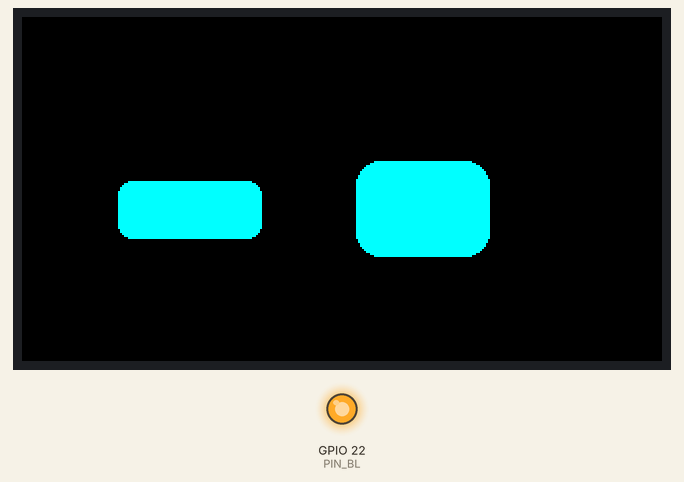
This sketch was run on a simulated ESP32. Shown: 320×172 colour display, output pins drawn as LEDs (lit = HIGH). Random numbers use the default seed unless the sketch sets one; what the sketch prints to the serial monitor is not drawn.

Above: at 8.74 s.
At 30.55 s:
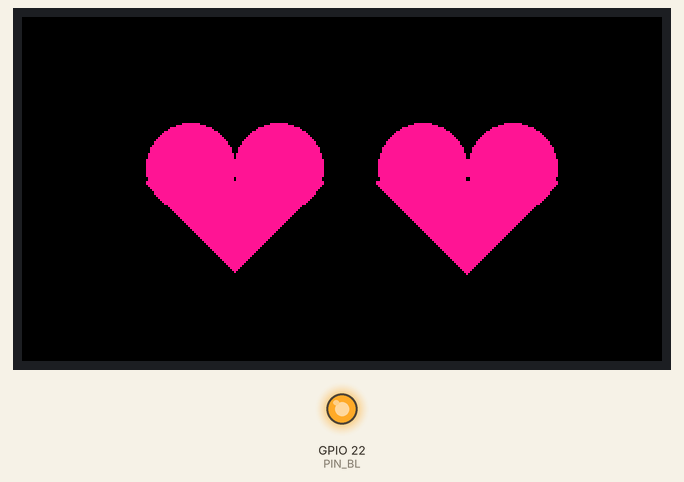
At 33.22 s:
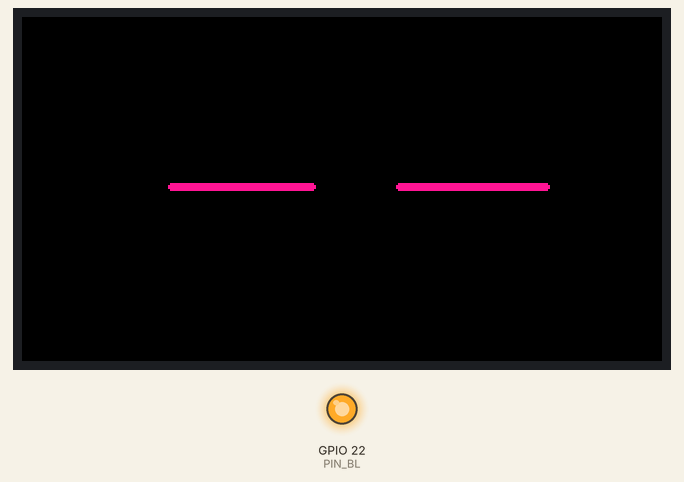
At 34.02 s:
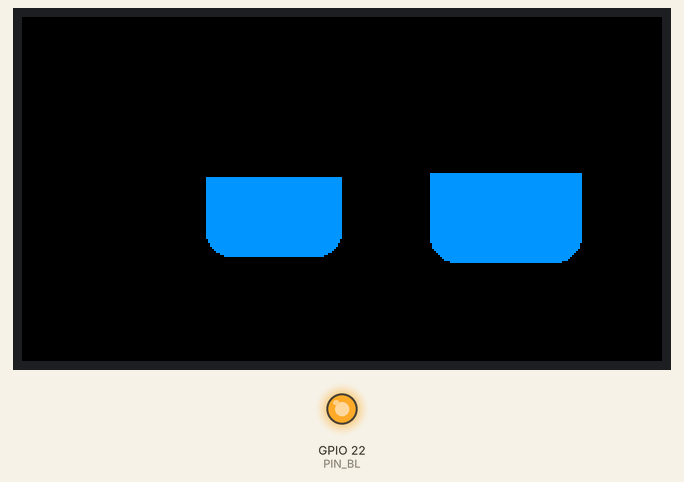
At 36.04 s:
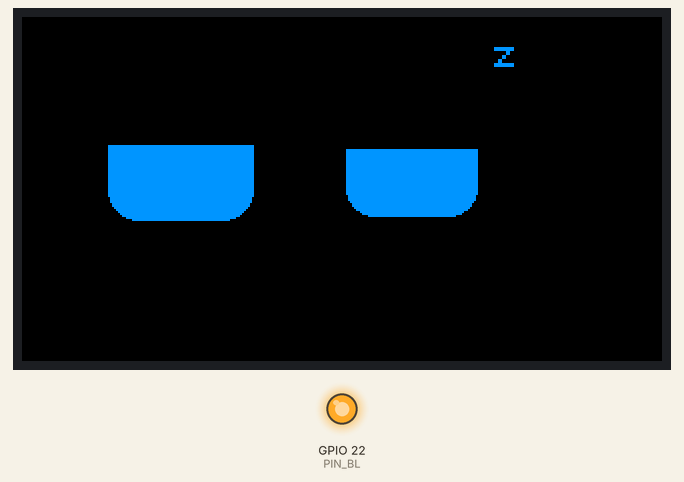
At 38.65 s:
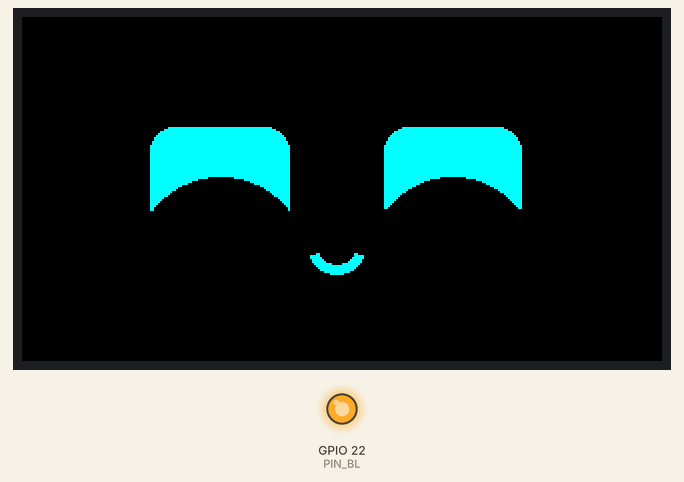

The sketch:

EmoFace.ino
```cpp
// EMO-style animated robot face
// Board: Waveshare ESP32-C6-LCD-1.47 (ST7789, 172x320, used in landscape 320x172)

#include <Arduino_GFX_Library.h>

// ---- Board pins ----
#define PIN_MOSI 6
#define PIN_SCLK 7
#define PIN_CS   14
#define PIN_DC   15
#define PIN_RST  21
#define PIN_BL   22

#define SCREEN_W 320
#define SCREEN_H 172

Arduino_DataBus *bus = new Arduino_ESP32SPI(PIN_DC, PIN_CS, PIN_SCLK, PIN_MOSI, GFX_NOT_DEFINED);
// rotation 1 = landscape; panel is 172x320 with a 34px column offset
Arduino_GFX *panel = new Arduino_ST7789(bus, PIN_RST, 1, true, 172, 320, 34, 0, 34, 0);
Arduino_Canvas *gfx = new Arduino_Canvas(SCREEN_W, SCREEN_H, panel);

#define BLACK 0x0000
uint16_t eyeColor = 0x07FF; // cyan

// ---- Moods ----
enum Mood { NORMAL, HAPPY, ANGRY, SAD, TIRED, SURPRISED, LOVE, SUSPICIOUS, MOOD_COUNT };

struct Eye {
  float x, y, w, h;          // current (center, size)
  float tx, ty, tw, th;      // target
};

Eye L, R;
Mood mood = NORMAL;
float lookX = 0, lookY = 0;          // current gaze
float tLookX = 0, tLookY = 0;        // target gaze
float blink = 1.0f;                  // 1 = open, 0 = closed
float lid = 0;                       // eyelid overlay amount (0..1) for current mood
float tLid = 0;

unsigned long nextBlink = 0, nextLook = 0, nextMood = 0;
int blinkPhase = 0;                  // 0 none, 1 closing, 2 opening
float bounce = 0;                    // for happy bounce
unsigned long lastFrame = 0;

const float BASE_W = 70, BASE_H = 80, GAP = 46;

static inline float approach(float cur, float target, float k) { return cur + (target - cur) * k; }

void setTargets() {
  float w = BASE_W, h = BASE_H;
  float lw = w, lh = h, rw = w, rh = h;
  switch (mood) {
    case SURPRISED:  lw = rw = 82; lh = rh = 96; break;
    case HAPPY:      lh = rh = 70; break;
    case TIRED:      lh = rh = 60; break;
    case SUSPICIOUS: lh = 46; rh = 84; break;
    case LOVE:       lw = rw = 76; lh = rh = 76; break;
    default: break;
  }
  // Perspective: the eye on the side we look toward gets slightly bigger
  float persp = tLookX * 0.12f;
  L.tw = lw * (1 - persp); L.th = lh * (1 - persp);
  R.tw = rw * (1 + persp); R.th = rh * (1 + persp);

  float cx = SCREEN_W / 2 + tLookX * 50;
  float cy = SCREEN_H / 2 + tLookY * 30;
  L.tx = cx - GAP / 2 - BASE_W / 2;
  R.tx = cx + GAP / 2 + BASE_W / 2;
  L.ty = R.ty = cy;

  tLid = (mood == ANGRY || mood == SAD || mood == TIRED || mood == HAPPY) ? 1 : 0;
}

void drawHeart(float cx, float cy, float s) {
  float r = s * 0.28f;
  gfx->fillCircle(cx - r, cy - r * 0.4f, r, eyeColor);
  gfx->fillCircle(cx + r, cy - r * 0.4f, r, eyeColor);
  gfx->fillTriangle(cx - 2 * r, cy - r * 0.1f, cx + 2 * r, cy - r * 0.1f, cx, cy + s * 0.55f, eyeColor);
}

void drawEye(const Eye &e, bool isLeft) {
  float h = max(4.0f, e.h * blink);
  int x = e.x - e.w / 2, y = e.y - h / 2;
  int w = e.w, hh = h;

  if (mood == LOVE && blink > 0.5f) {
    drawHeart(e.x, e.y, e.w * (1 + 0.08f * sinf(millis() / 120.0f)));
    return;
  }

  int r = min(w, hh) / 4;
  if (r < 2) r = 2;
  gfx->fillRoundRect(x, y, w, hh, r, eyeColor);

  if (lid < 0.02f || blink < 0.3f) return;

  // Mood eyelids drawn as black shapes over the eye
  float a = lid;
  switch (mood) {
    case ANGRY: { // inner corners pushed down
      int d = hh * 0.55f * a;
      if (isLeft) gfx->fillTriangle(x - 1, y - 1, x + w + 1, y - 1, x + w + 1, y + d, BLACK);
      else        gfx->fillTriangle(x - 1, y - 1, x + w + 1, y - 1, x - 1, y + d, BLACK);
      break;
    }
    case SAD: { // outer corners pushed down
      int d = hh * 0.5f * a;
      if (isLeft) gfx->fillTriangle(x - 1, y - 1, x + w + 1, y - 1, x - 1, y + d, BLACK);
      else        gfx->fillTriangle(x - 1, y - 1, x + w + 1, y - 1, x + w + 1, y + d, BLACK);
      break;
    }
    case TIRED: { // flat heavy top lid
      int d = hh * 0.45f * a;
      gfx->fillRect(x - 1, y - 1, w + 2, d, BLACK);
      break;
    }
    case HAPPY: { // bottom cut by a big circle -> ^ ^ shape
      int off = hh * 0.55f * a;
      gfx->fillRoundRect(x - 2, y + hh - off, w + 4, hh, r, BLACK);
      gfx->fillCircle(e.x, y + hh + w * 0.35f - off, w * 0.62f, BLACK);
      break;
    }
    default: break;
  }
}

void drawMouth() {
  int cx = (L.x + R.x) / 2, y = max(L.y + L.h * blink / 2, R.y + R.h * blink / 2) + 14;
  if (y > SCREEN_H - 6) return;
  switch (mood) {
    case HAPPY:
      gfx->fillArc(cx, y - 6, 14, 10, 20, 160, eyeColor);
      break;
    case SURPRISED:
      gfx->fillCircle(cx, y + 2, 7, eyeColor);
      gfx->fillCircle(cx, y + 2, 3, BLACK);
      break;
    case SAD:
      gfx->fillArc(cx, y + 14, 14, 10, 200, 340, eyeColor);
      break;
    default: break;
  }
}

void render() {
  gfx->fillScreen(BLACK);
  drawEye(L, true);
  drawEye(R, false);
  drawMouth();
  if (mood == TIRED && (millis() / 600) % 2) { // little "z" when sleepy
    gfx->setTextColor(eyeColor);
    gfx->setTextSize(2);
    gfx->setCursor(R.x + 40, R.y - 60);
    gfx->print("z");
  }
  gfx->flush();
}

void setMood(Mood m) {
  mood = m;
  switch (m) {
    case HAPPY:      eyeColor = 0x07FF; break;
    case ANGRY:      eyeColor = 0xF800; break; // red
    case SAD:        eyeColor = 0x3D9F; break; // soft blue
    case LOVE:       eyeColor = 0xF8B2; break; // pink
    case TIRED:      eyeColor = 0x04BF; break;
    default:         eyeColor = 0x07FF; break;
  }
  lid = 0;
  setTargets();
}

void setup() {
  Serial.begin(115200);
  pinMode(PIN_BL, OUTPUT);
  digitalWrite(PIN_BL, HIGH);

  if (!gfx->begin(80000000)) Serial.println("Display init failed");
  gfx->fillScreen(BLACK);

  randomSeed(esp_random());
  L = {SCREEN_W / 2.0f - 58, SCREEN_H / 2.0f, BASE_W, 4};
  R = {SCREEN_W / 2.0f + 58, SCREEN_H / 2.0f, BASE_W, 4};
  setMood(NORMAL);
  nextBlink = millis() + 1500;
  nextLook = millis() + 1000;
  nextMood = millis() + 6000;
}

void loop() {
  unsigned long now = millis();
  if (now - lastFrame < 16) return; // ~60 fps cap
  lastFrame = now;

  // --- Blinking ---
  if (blinkPhase == 0 && now > nextBlink) blinkPhase = 1;
  if (blinkPhase == 1) { blink -= 0.25f; if (blink <= 0) { blink = 0; blinkPhase = 2; } }
  else if (blinkPhase == 2) {
    blink += 0.2f;
    if (blink >= 1) {
      blink = 1; blinkPhase = 0;
      // sometimes double-blink
      nextBlink = now + (random(5) == 0 ? 120 : random(2000, 5000));
    }
  }

  // --- Gaze ---
  if (now > nextLook) {
    if (random(3) == 0) { tLookX = 0; tLookY = 0; }
    else { tLookX = random(-100, 101) / 100.0f; tLookY = random(-100, 101) / 100.0f; }
    setTargets();
    nextLook = now + random(800, 3000);
  }

  // --- Mood cycling ---
  if (now > nextMood) {
    Mood m = (Mood)random(MOOD_COUNT);
    if (m == mood) m = NORMAL;
    setMood(m);
    Serial.printf("Mood: %d\n", m);
    nextMood = now + (m == NORMAL ? random(5000, 9000) : random(3000, 5500));
  }

  // --- Easing ---
  const float k = 0.22f;
  L.x = approach(L.x, L.tx, k); L.y = approach(L.y, L.ty, k);
  L.w = approach(L.w, L.tw, k); L.h = approach(L.h, L.th, k);
  R.x = approach(R.x, R.tx, k); R.y = approach(R.y, R.ty, k);
  R.w = approach(R.w, R.tw, k); R.h = approach(R.h, R.th, k);
  lid = approach(lid, tLid, 0.15f);

  // Happy / love: gentle bounce
  if (mood == HAPPY || mood == LOVE) {
    float b = sinf(now / 150.0f) * 4;
    L.y += b - bounce; R.y += b - bounce; bounce = b;
  } else bounce = 0;

  // Angry: little shake
  if (mood == ANGRY && lid > 0.8f) {
    float s = random(-2, 3);
    L.x += s; R.x += s;
  }

  render();
}
```
